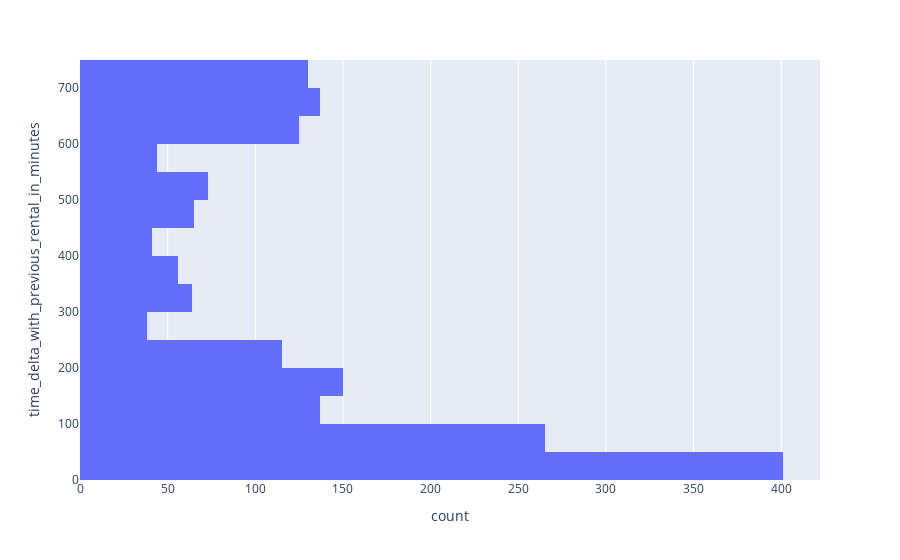

Here is the notebook cell this chart was saved with:
### Code cell
px.histogram(dataset, y='time_delta_with_previous_rental_in_minutes', nbins=20)

### Figure 1 — Plotly figure (JSON) as saved in the notebook; plotly's stock layout.template omitted (floating-point values rounded to 4 significant figures; data arrays with more than 128 entries replaced by an {"elided": "..."} marker saying what was removed)
{"data": [{"alignmentgroup": "True", "bingroup": "y", "hovertemplate": "count=%{x}<br>time_delta_with_previous_rental_in_minutes=%{y}<extra></extra>", "legendgroup": "", "marker": {"color": "#636efa", "pattern": {"shape": ""}}, "name": "", "nbinsy": 20, "offsetgroup": "", "orientation": "h", "showlegend": false, "type": "histogram", "xaxis": "x", "y": {"elided": "21310 int values"}, "yaxis": "y"}], "layout": {"barmode": "relative", "legend": {"tracegroupgap": 0}, "margin": {"t": 60}, "xaxis": {"anchor": "y", "domain": [0, 1], "title": {"text": "count"}}, "yaxis": {"anchor": "x", "domain": [0, 1], "title": {"text": "time_delta_with_previous_rental_in_minutes"}}}}
